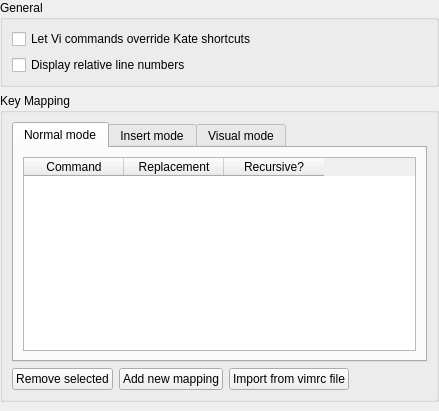
<?xml version="1.0" encoding="UTF-8"?>
<ui version="4.0">
 <class>KateVi::ConfigWidget</class>
 <widget class="QWidget" name="KateVi::ConfigWidget">
  <property name="geometry">
   <rect>
    <x>0</x>
    <y>0</y>
    <width>439</width>
    <height>411</height>
   </rect>
  </property>
  <layout class="QVBoxLayout" name="verticalLayout_3">
   <property name="leftMargin">
    <number>0</number>
   </property>
   <property name="topMargin">
    <number>0</number>
   </property>
   <property name="rightMargin">
    <number>0</number>
   </property>
   <property name="bottomMargin">
    <number>0</number>
   </property>
   <item>
    <widget class="QGroupBox" name="gbViInputMode">
     <property name="title">
      <string>General</string>
     </property>
     <layout class="QVBoxLayout">
      <item>
       <widget class="QCheckBox" name="chkViCommandsOverride">
        <property name="whatsThis">
         <string>When selected, vi commands will override Kate's built-in commands. For example: Ctrl+R will redo, and override the standard action (showing the search and replace dialog).</string>
        </property>
        <property name="text">
         <string>Let Vi commands override Kate shortcuts</string>
        </property>
       </widget>
      </item>
      <item>
       <widget class="QCheckBox" name="chkViRelLineNumbers">
        <property name="whatsThis">
         <string>Show the line number relative to the line with the cursor in front of each line.</string>
        </property>
        <property name="text">
         <string>Display relative line numbers</string>
        </property>
       </widget>
      </item>
     </layout>
    </widget>
   </item>
   <item>
    <widget class="QGroupBox" name="groupBox">
     <property name="whatsThis">
      <string>Key mapping is used to change the meaning of typed keys. This allows you to move commands to other keys or make special keypresses for doing a series of commands.

Example:
&quot;&lt;F2&gt;&quot; → &quot;I-- &lt;esc&gt;&quot;

This will prepend &quot;-- &quot; to a line when pressing F2.</string>
     </property>
     <property name="title">
      <string>Key Mapping</string>
     </property>
     <layout class="QVBoxLayout" name="verticalLayout_2">
      <item>
       <widget class="QTabWidget" name="tabMappingModes">
        <property name="currentIndex">
         <number>0</number>
        </property>
        <widget class="QWidget" name="normalTab">
         <attribute name="title">
          <string>Normal mode</string>
         </attribute>
         <layout class="QVBoxLayout" name="verticalLayout">
          <item>
           <widget class="QTableWidget" name="tblNormalModeMappings">
            <property name="alternatingRowColors">
             <bool>true</bool>
            </property>
            <property name="selectionMode">
             <enum>QAbstractItemView::ContiguousSelection</enum>
            </property>
            <property name="selectionBehavior">
             <enum>QAbstractItemView::SelectRows</enum>
            </property>
            <property name="columnCount">
             <number>3</number>
            </property>
            <column>
             <property name="text">
              <string>Command</string>
             </property>
            </column>
            <column>
             <property name="text">
              <string>Replacement</string>
             </property>
            </column>
            <column>
             <property name="text">
              <string>Recursive?</string>
             </property>
            </column>
           </widget>
          </item>
         </layout>
        </widget>
        <widget class="QWidget" name="insertTab">
         <attribute name="title">
          <string>Insert mode</string>
         </attribute>
         <layout class="QVBoxLayout" name="verticalLayout_4">
          <item>
           <widget class="QTableWidget" name="tblInsertModeMappings">
            <property name="alternatingRowColors">
             <bool>true</bool>
            </property>
            <property name="selectionMode">
             <enum>QAbstractItemView::ContiguousSelection</enum>
            </property>
            <property name="selectionBehavior">
             <enum>QAbstractItemView::SelectRows</enum>
            </property>
            <property name="columnCount">
             <number>3</number>
            </property>
            <column>
             <property name="text">
              <string>Command</string>
             </property>
            </column>
            <column>
             <property name="text">
              <string>Replacement</string>
             </property>
            </column>
            <column>
             <property name="text">
              <string>Recursive?</string>
             </property>
            </column>
           </widget>
          </item>
         </layout>
        </widget>
        <widget class="QWidget" name="visualTab">
         <attribute name="title">
          <string>Visual mode</string>
         </attribute>
         <layout class="QVBoxLayout" name="verticalLayout_5">
          <item>
           <widget class="QTableWidget" name="tblVisualModeMappings">
            <property name="alternatingRowColors">
             <bool>true</bool>
            </property>
            <property name="selectionMode">
             <enum>QAbstractItemView::ContiguousSelection</enum>
            </property>
            <property name="selectionBehavior">
             <enum>QAbstractItemView::SelectRows</enum>
            </property>
            <property name="columnCount">
             <number>3</number>
            </property>
            <column>
             <property name="text">
              <string>Command</string>
             </property>
            </column>
            <column>
             <property name="text">
              <string>Replacement</string>
             </property>
            </column>
            <column>
             <property name="text">
              <string>Recursive?</string>
             </property>
            </column>
           </widget>
          </item>
         </layout>
        </widget>
       </widget>
      </item>
      <item>
       <layout class="QHBoxLayout" name="horizontalLayout_3">
        <item>
         <widget class="QPushButton" name="btnRemoveSelectedRows">
          <property name="text">
           <string>Remove selected</string>
          </property>
         </widget>
        </item>
        <item>
         <widget class="QPushButton" name="btnAddNewRow">
          <property name="text">
           <string>Add new mapping</string>
          </property>
         </widget>
        </item>
        <item>
         <widget class="QPushButton" name="btnImportNormal">
          <property name="toolTip">
           <string>Read a vimrc file and attempt to import mappings specified with the &quot;[n]noremap&quot; command.</string>
          </property>
          <property name="text">
           <string>Import from vimrc file</string>
          </property>
         </widget>
        </item>
        <item>
         <spacer name="horizontalSpacer">
          <property name="orientation">
           <enum>Qt::Horizontal</enum>
          </property>
          <property name="sizeHint" stdset="0">
           <size>
            <width>1</width>
            <height>0</height>
           </size>
          </property>
         </spacer>
        </item>
       </layout>
      </item>
     </layout>
    </widget>
   </item>
   <item>
    <spacer>
     <property name="orientation">
      <enum>Qt::Vertical</enum>
     </property>
     <property name="sizeHint" stdset="0">
      <size>
       <width>0</width>
       <height>1</height>
      </size>
     </property>
    </spacer>
   </item>
  </layout>
 </widget>
 <resources/>
 <connections>
  <connection>
   <sender>chkViInputModeDefault</sender>
   <signal>toggled(bool)</signal>
   <receiver>chkViCommandsOverride</receiver>
   <slot>setEnabled(bool)</slot>
   <hints>
    <hint type="sourcelabel">
     <x>192</x>
     <y>48</y>
    </hint>
    <hint type="destinationlabel">
     <x>192</x>
     <y>77</y>
    </hint>
   </hints>
  </connection>
 </connections>
</ui>
